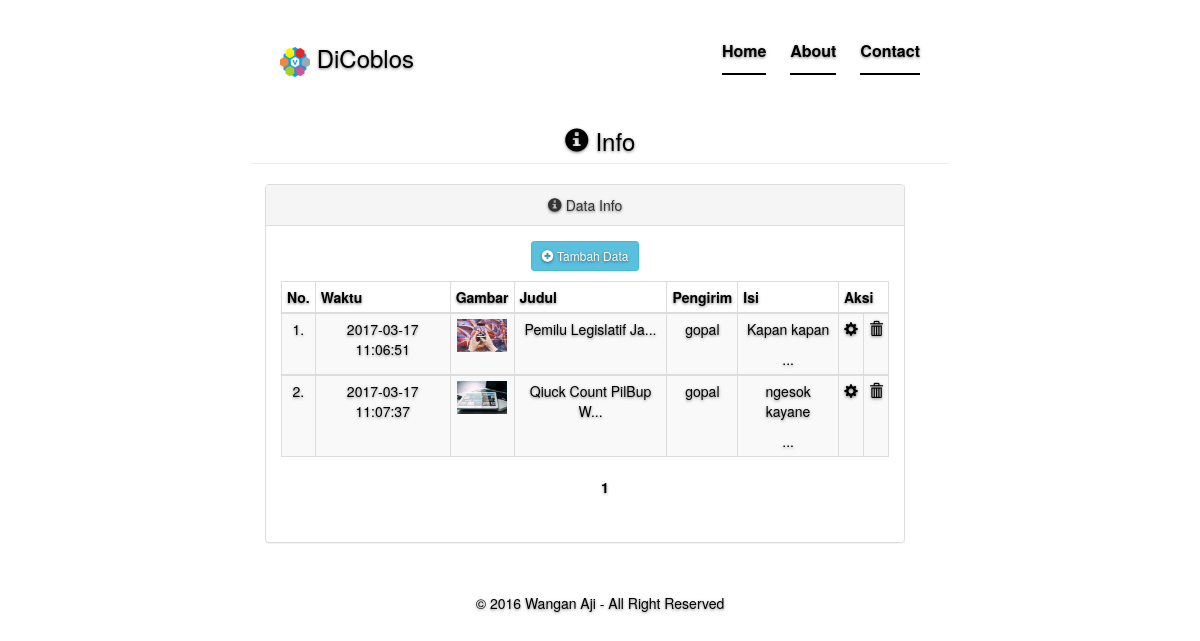
The page /?kanal=info on the database its author committed.
### tables this page shows
CREATE TABLE IF NOT EXISTS `info` (
  `id_info` int(10) NOT NULL,
  `judul` varchar(50) NOT NULL,
  `isi` text NOT NULL,
  `waktu` datetime NOT NULL,
  `foto` varchar(255) NOT NULL,
  `pengirim` varchar(50) NOT NULL,
  `counter` int(10) NOT NULL DEFAULT '0'
);

### diadmin/core/core.php (called while the page is built, shortened)
<?php
class Dicoblos
{
    public function TampilData($field,$table,$posisi,$batas){
        $query = mysql_query("SELECT * FROM $table ORDER BY $field limit $posisi,$batas");
        while ($row = mysql_fetch_array($query))
                $data[] = $row;
            return $data;
    }
}

### diadmin/kanal/info.php (the view, shortened to what this page needs)
<?php
$ctrl = new Dicoblos();
$lib = new Paging();
$batas = 5;
$posisi = $lib->cariPosisi($batas);
$arrayInf = $ctrl->TampilData('waktu', 'info', $posisi, $batas);
?>
    <h3 class="page-header"><span class="glyphicon glyphicon-info-sign"></span> Info</h3>
    <div class="col-sm-6 col-md-12">
    <?php if($_GET['kanal']=='info' && $_GET['aksi']=='tambah'){?>
    <div class="panel panel-default">
        <div class="panel-heading">
            <span class="glyphicon glyphicon-plus-sign"></span>&nbsp;&nbsp;Tambah Data Info
        </div>
        <div class="panel-body">
            <form class="form-horizontal" action="" method="post" enctype="multipart/form-data">
                <div class="form-group form-group-sm">
                    <label for="judul" class="col-sm-2">Judul :</label>
                    <div class="col-sm-5">
                        <input type="text" name="jdl" class="form-control input-sm">
                    </div>
                </div>
                <div class="form-group form-group-sm">
                    <label for="isi" class="col-sm-2">Isi :</label>
                    <div class="col-sm-5">
                        <textarea name="isi" class="form-control input-sm editor"></textarea>
                    </div>
                </div>
                <div class="form-group form-group-sm">
                    <label for="foto" class="col-sm-2">Foto :</label>
                    <div class="col-sm-4">
                        <input type="file" name="foto" class="form-control input-sm">
                    </div>
                </div>
                <div class="col-sm-2 col-sm-offset-2">
                    <input type="submit" name="simpan" value=" Simpan " class="btn btn-primary btn-sm" data-id="1" />
                </div>
            </form>
        </div>
    </div>
    <?php }else{ ?>
    <div class="row col-sm-8 col-md-12">
        <div class="panel panel-default">
            <div class="panel-heading"><span class="glyphicon glyphicon-info-sign"></span> Data Info</div>
            <div class="panel-body">
                <p><a href="?kanal=info&aksi=tambah" class="btn btn-info btn-sm"><span class="glyphicon glyphicon-plus-sign"></span> Tambah Data</a></p>
                <div class="table-responsive">
                    <table class="table table-striped table-condensed table-bordered table-hover">
                        <thead>
                            <tr>
                                <th>No.</th>
                                <th>Waktu</th>
                                <th>Gambar</th>
                                <th>Judul</th>
                                <th>Pengirim</th>
                                <th>Isi</th>
                                <th colspan="2">Aksi</th>
                            </tr>
                        </thead>
                    <?php
                    if(count($arrayInf)){
                        $no = $posisi+1;
                        foreach ($arrayInf as $data){
                            $id = base64_encode($data['id_info']);
                            $jdl = substr($data['judul'], 0,20);
                            $isi = substr($data['isi'], 0,30);
                            echo "<tbody>
                                <tr>
                                    <td>$no.</td>
                                    <td>$data[waktu]</td>
                                    <td><img src='assets/upload/$data[foto]' width='50'></td>
                                    <td>$jdl...</td>
                                    <td>$data[pengirim]</td>
                                    <td>$isi...</td>
                                    <td>
                                        <a href='?kanal=info&aksi=edit&id=$id' class='tip' data-toggle='tooltip' data-placement='bottom' title='Edit data'><i class='glyphicon glyphicon-cog'></i></a>
                                    </td>
                                    <td>
                                        <a href='?kanal=info&aksi=hapus&id=$id' class='tip' data-toggle='tooltip' data-placement='bottom' title='Hapus data'><i class='glyphicon glyphicon-trash'></i></a>
                                    </td>
                                </tr>
                            </tbody>";
                        $no++;
                        }
                    }else{
                        echo"<div class='row col-sm-6 col-md-6'>"
                                . "<div class='alert alert-warning'>"
                                    . "<p>Data tidak ditemukan</p>"
                                . "</div>"
                            . "</div>";
                    }
                        echo"</table>";
                        $jml_data = $lib->Jml_data('info');
                        $jml_hal = $lib->jumlahHalaman($jml_data, $batas);
                        $link_hal = $lib->navHalaman($_GET['halaman'], $jml_hal);
                        echo"<div class='pager pager-sm'>"
                                    . "<ul>"
                                        . "<li>$link_hal</li>"
                                    . "</ul>"
                            . "</div>";
                    ?>
                </div>
            </div>
        </div>
    </div>
    <?php }
    ?>
    </div>

### diadmin/assets/css/cover.css (style rules this page uses)
a, a:focus, a:hover { color: #000; }
html, body { height: 100%; background-color: #FFF; }
body { color: #000; text-align: center; text-shadow: 0 1px 3px rgba(0,0,0,.5); }

### rows shown on the page
info: waktu "2017-03-17 11:06:51", foto (picture), judul "Pemilu Legislatif Ja", pengirim "gopal", isi "Kapan kapan"
info: waktu "2017-03-17 11:07:37", foto (picture), judul "Qiuck Count PilBup W", pengirim "gopal", isi "ngesok kayane"
